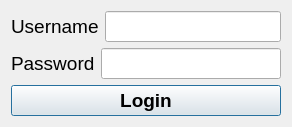
<?xml version="1.0" encoding="UTF-8"?>
<ui version="4.0">
 <class>LoginDialog</class>
 <widget class="QDialog" name="LoginDialog">
  <property name="windowTitle">
   <string>The Secret</string>
  </property>
  <layout class="QVBoxLayout" name="verticalLayout">
   <item>
    <layout class="QHBoxLayout" name="horizontalLayout">
     <item>
      <widget class="QLabel" name="label_username">
       <property name="font">
        <font>
         <pointsize>14</pointsize>
        </font>
       </property>
       <property name="text">
        <string>Username</string>
       </property>
      </widget>
     </item>
     <item>
      <widget class="QLineEdit" name="lineEdit_username">
       <property name="font">
        <font>
         <pointsize>14</pointsize>
        </font>
       </property>
      </widget>
     </item>
    </layout>
   </item>
   <item>
    <layout class="QHBoxLayout" name="horizontalLayout_2">
     <item>
      <widget class="QLabel" name="label_password">
       <property name="font">
        <font>
         <pointsize>14</pointsize>
        </font>
       </property>
       <property name="text">
        <string>Password</string>
       </property>
      </widget>
     </item>
     <item>
      <widget class="QLineEdit" name="lineEdit_password">
       <property name="font">
        <font>
         <pointsize>14</pointsize>
        </font>
       </property>
      </widget>
     </item>
    </layout>
   </item>
   <item>
    <widget class="QPushButton" name="pushButton_login">
     <property name="enabled">
      <bool>true</bool>
     </property>
     <property name="font">
      <font>
       <pointsize>14</pointsize>
       <weight>75</weight>
       <bold>true</bold>
      </font>
     </property>
     <property name="text">
      <string>Login</string>
     </property>
     <property name="autoDefault">
      <bool>true</bool>
     </property>
     <property name="default">
      <bool>false</bool>
     </property>
     <property name="flat">
      <bool>false</bool>
     </property>
    </widget>
   </item>
  </layout>
 </widget>
 <resources/>
 <connections/>
</ui>
